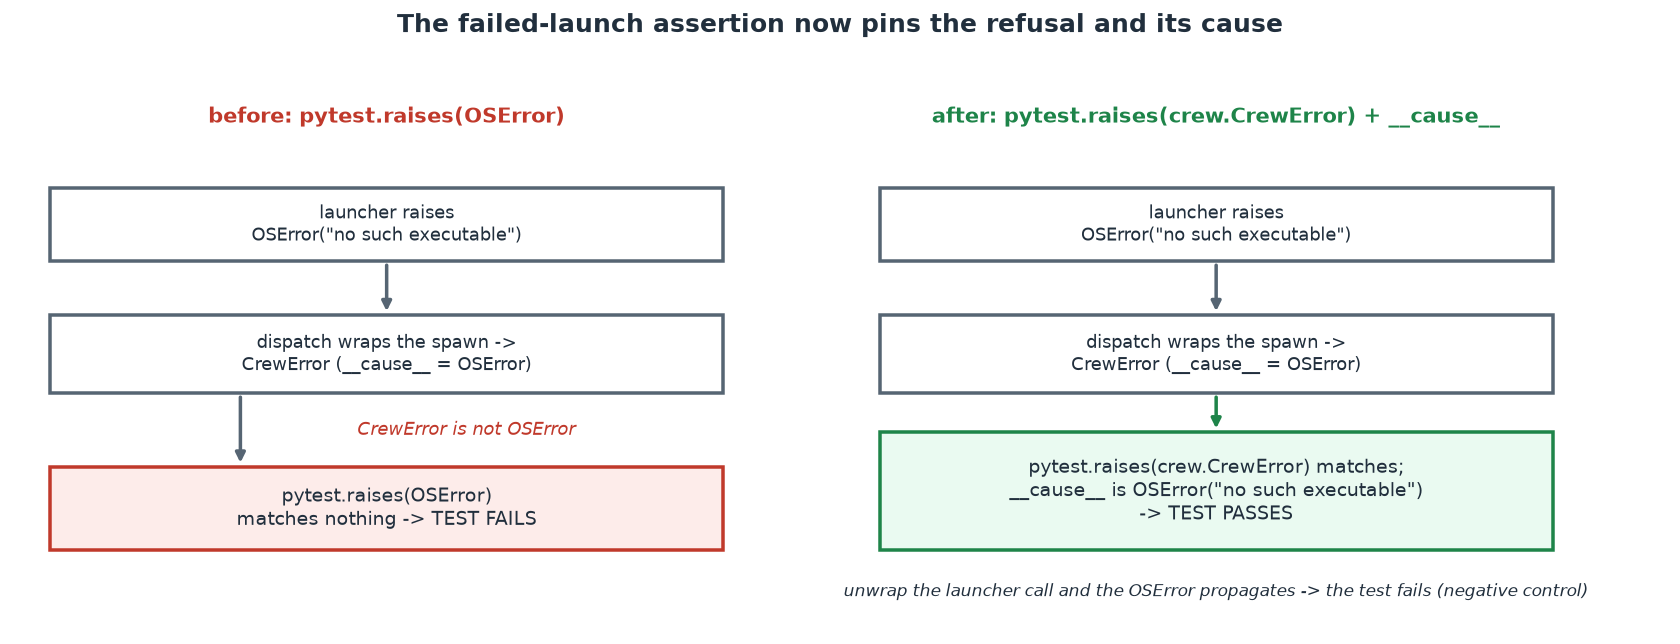

This figure's Python source:
"""The failed-launch test's assertion before and after the launcher wrap.

Left: the test asked for OSError while the launcher wrap had already converted
it to CrewError, so the assertion missed. Right: the test asks for the refusal
and pins the conversion by its cause, so an unwrapped launcher fails the test.
"""

from __future__ import annotations

import matplotlib

matplotlib.use("Agg")
import matplotlib.pyplot as plt

RED = "#c0392b"
GREEN = "#1e8449"
GREY = "#566573"
INK = "#212f3d"

fig, axes = plt.subplots(1, 2, figsize=(12.0, 4.6))
fig.suptitle(
    "The failed-launch assertion now pins the refusal and its cause",
    fontsize=13,
    color=INK,
    fontweight="bold",
)


def box(ax, x, y, w, h, text, color, *, fs=9.5, fc="white"):
    ax.add_patch(
        plt.Rectangle(
            (x, y), w, h, facecolor=fc, edgecolor=color, linewidth=1.8, zorder=2
        )
    )
    ax.text(
        x + w / 2,
        y + h / 2,
        text,
        ha="center",
        va="center",
        fontsize=fs,
        color=INK,
        zorder=3,
        wrap=True,
    )


def arrow(ax, x0, y0, x1, y1, color, **kw):
    ax.annotate(
        "",
        xy=(x1, y1),
        xytext=(x0, y0),
        arrowprops=dict(arrowstyle="-|>", color=color, lw=1.8, **kw),
        zorder=1,
    )


# ---- left panel: before, the assertion misses ----
ax = axes[0]
ax.set_xlim(0, 10)
ax.set_ylim(0, 10)
ax.axis("off")
ax.set_title(
    "before: pytest.raises(OSError)", color=RED, fontsize=11, fontweight="bold"
)
box(ax, 0.4, 7.4, 9.2, 1.5, 'launcher raises\nOSError("no such executable")', GREY)
box(
    ax,
    0.4,
    4.7,
    9.2,
    1.6,
    "dispatch wraps the spawn ->\nCrewError (__cause__ = OSError)",
    GREY,
)
box(
    ax,
    0.4,
    1.5,
    9.2,
    1.7,
    "pytest.raises(OSError)\nmatches nothing -> TEST FAILS",
    RED,
    fc="#fdecea",
    fs=10,
)
arrow(ax, 5.0, 7.4, 5.0, 6.3, GREY)
arrow(ax, 3.0, 4.7, 3.0, 3.2, GREY)
ax.text(4.6, 3.85, "CrewError is not OSError", color=RED, fontsize=9, style="italic")

# ---- right panel: after, the assertion pins the cause ----
ax = axes[1]
ax.set_xlim(0, 10)
ax.set_ylim(0, 10)
ax.axis("off")
ax.set_title(
    "after: pytest.raises(crew.CrewError) + __cause__",
    color=GREEN,
    fontsize=11,
    fontweight="bold",
)
box(ax, 0.4, 7.4, 9.2, 1.5, 'launcher raises\nOSError("no such executable")', GREY)
box(
    ax,
    0.4,
    4.7,
    9.2,
    1.6,
    "dispatch wraps the spawn ->\nCrewError (__cause__ = OSError)",
    GREY,
)
box(
    ax,
    0.4,
    1.5,
    9.2,
    2.4,
    "pytest.raises(crew.CrewError) matches;\n"
    '__cause__ is OSError("no such executable")\n-> TEST PASSES',
    GREEN,
    fc="#eafaf1",
    fs=10,
)
arrow(ax, 5.0, 7.4, 5.0, 6.3, GREY)
arrow(ax, 5.0, 4.7, 5.0, 3.9, GREEN)
ax.text(
    5.0,
    0.55,
    "unwrap the launcher call and the OSError propagates -> the test fails (negative control)",
    ha="center",
    color=INK,
    fontsize=8.5,
    style="italic",
)

fig.tight_layout(rect=(0, 0, 1, 0.94))
out = (
    "docs/figures/the-suite-is-green-at-head/failed-launch-assertion-pins-the-cause.png"
)
fig.savefig(out, dpi=140)
print("wrote", out)
